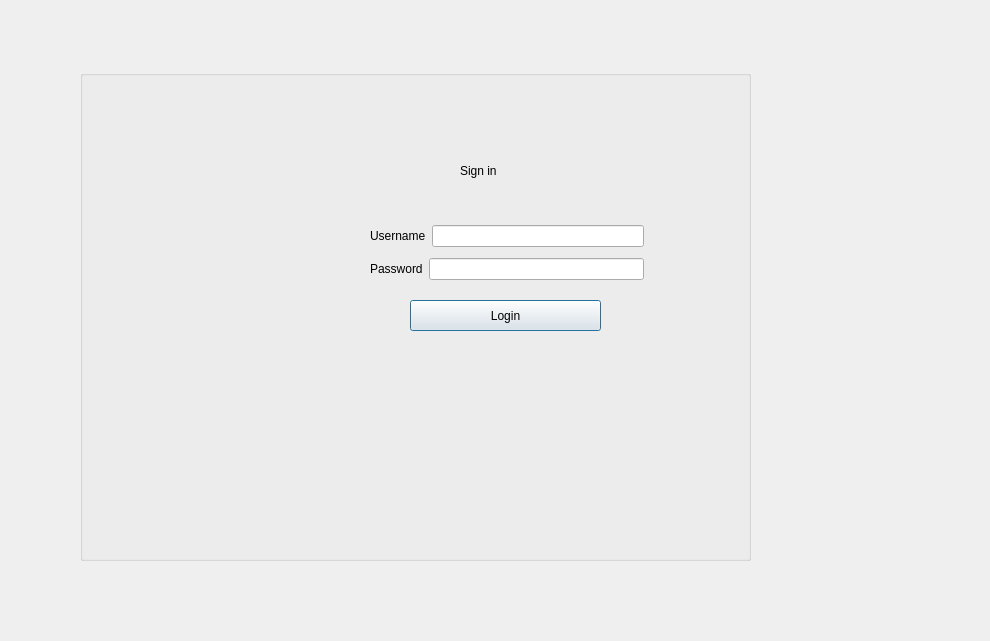
<?xml version="1.0" encoding="UTF-8"?>
<ui version="4.0">
 <class>LoginScreen</class>
 <widget class="QDialog" name="LoginScreen">
  <property name="geometry">
   <rect>
    <x>0</x>
    <y>0</y>
    <width>990</width>
    <height>641</height>
   </rect>
  </property>
  <property name="windowTitle">
   <string>Dialog</string>
  </property>
  <widget class="QGroupBox" name="groupBox">
   <property name="geometry">
    <rect>
     <x>80</x>
     <y>70</y>
     <width>671</width>
     <height>491</height>
    </rect>
   </property>
   <property name="title">
    <string/>
   </property>
   <widget class="QLabel" name="label_signin_2">
    <property name="geometry">
     <rect>
      <x>380</x>
      <y>60</y>
      <width>71</width>
      <height>81</height>
     </rect>
    </property>
    <property name="text">
     <string>Sign in</string>
    </property>
   </widget>
   <widget class="QPushButton" name="pushButton_login">
    <property name="geometry">
     <rect>
      <x>330</x>
      <y>230</y>
      <width>191</width>
      <height>31</height>
     </rect>
    </property>
    <property name="text">
     <string>Login</string>
    </property>
   </widget>
   <widget class="QLabel" name="label_errorMessage_2">
    <property name="geometry">
     <rect>
      <x>100</x>
      <y>310</y>
      <width>341</width>
      <height>41</height>
     </rect>
    </property>
    <property name="text">
     <string/>
    </property>
   </widget>
   <widget class="QLabel" name="label_logo">
    <property name="geometry">
     <rect>
      <x>100</x>
      <y>120</y>
      <width>141</width>
      <height>121</height>
     </rect>
    </property>
    <property name="text">
     <string/>
    </property>
   </widget>
   <widget class="QWidget" name="layoutWidget_2">
    <property name="geometry">
     <rect>
      <x>290</x>
      <y>150</y>
      <width>274</width>
      <height>66</height>
     </rect>
    </property>
    <layout class="QVBoxLayout" name="verticalLayout_2">
     <item>
      <layout class="QHBoxLayout" name="horizontalLayout_3">
       <item>
        <widget class="QLabel" name="label_4">
         <property name="text">
          <string>Username</string>
         </property>
        </widget>
       </item>
       <item>
        <widget class="QLineEdit" name="lineEdit_Username"/>
       </item>
      </layout>
     </item>
     <item>
      <layout class="QHBoxLayout" name="horizontalLayout_4">
       <item>
        <widget class="QLabel" name="label_5">
         <property name="text">
          <string>Password</string>
         </property>
        </widget>
       </item>
       <item>
        <widget class="QLineEdit" name="lineEdit_Password"/>
       </item>
      </layout>
     </item>
    </layout>
   </widget>
  </widget>
 </widget>
 <resources/>
 <connections/>
</ui>
